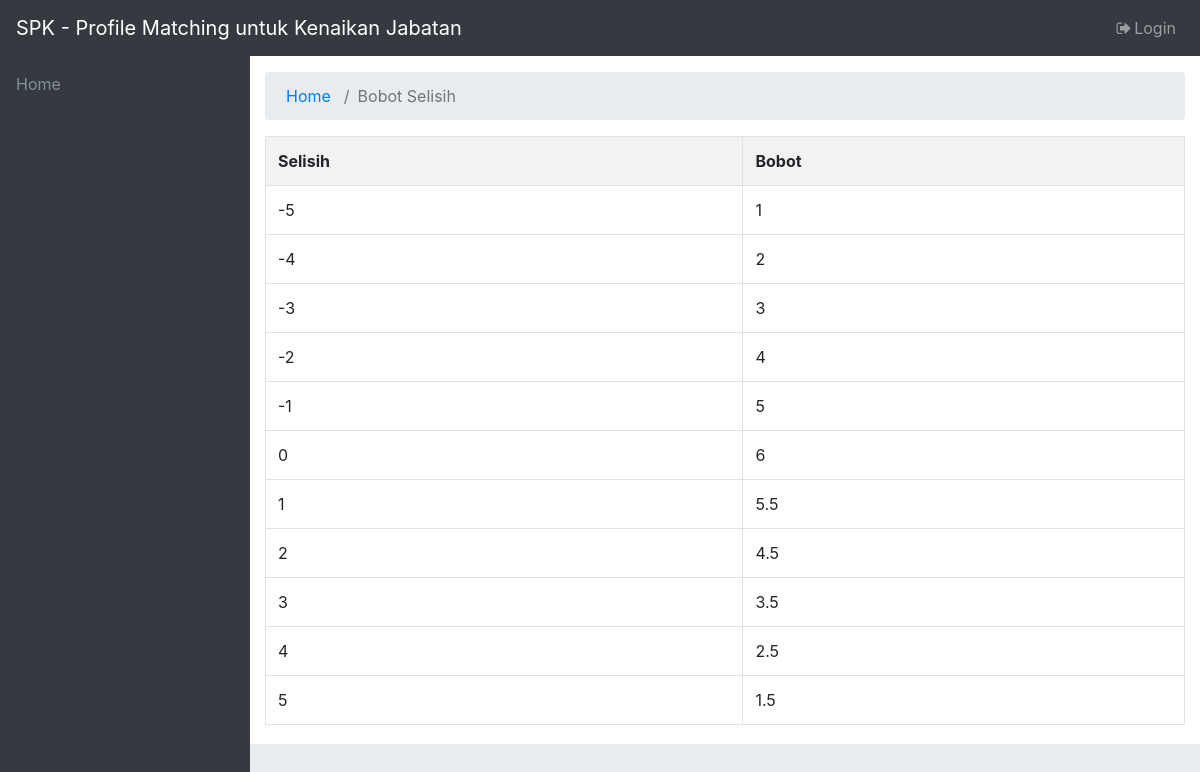
The page /bobot_selisih.php on the database its author committed.
### tables this page shows
CREATE TABLE `selisih_nilai_gap` (
  `selisih` int(2) NOT NULL,
  `bobot` double NOT NULL
);

### bobot_selisih.php (the view, shortened to what this page needs)
<?php
require_once("koneksi.php");
require_once("headerpage.php");
?>
    <ol class="breadcrumb">
        <li class="breadcrumb-item">
            <a href="index.php">Home</a>
        </li>
        <li class="breadcrumb-item active">Bobot Selisih</li>
    </ol>
    <div class="row">
        <div class="col-md-12">
            <?php
            $stmt = $conn->prepare('select * from selisih_nilai_gap');
            $stmt->execute();
            $stmt->bind_result($s,$b);
            ?>
            <table class="table table-bordered table-striped" id="tbl_b">
                <tr>
                    <th>Selisih</th>
                    <th>Bobot</th>
                </tr>
                <?php while($stmt->fetch()) { ?>
                    <tr>
                        <td><?php echo $s?></td>
                        <td><?php echo $b ?></td>
                    </tr>
                    <tr>
<?php }?>
            </table>
        </div>
    </div>
<?php
require_once("footerpage.php");
?>

### headerpage.php (shortened to what this page needs)
<!DOCTYPE html>
<html lang="en">
<head>
  <link href="vendor/bootstrap/css/bootstrap.min.css" rel="stylesheet">
  <link href="vendor/font-awesome/css/font-awesome.min.css" rel="stylesheet" type="text/css">
  <link href="css/sb-admin.css" rel="stylesheet">
</head>
<body class="fixed-nav sticky-footer bg-dark" id="page-top">
  <nav class="navbar navbar-expand-lg navbar-dark bg-dark fixed-top" id="mainNav">
    <a class="navbar-brand" href="index.php">SPK - Profile Matching untuk Kenaikan Jabatan</a>
    <div class="collapse navbar-collapse" id="navbarResponsive">
      <ul class="navbar-nav navbar-sidenav" id="exampleAccordion">
        <li class="nav-item" data-toggle="tooltip" data-placement="right" title="Dashboard">
          <a class="nav-link" href="index.php">
            <span class="nav-link-text">Home</span>
          </a>
        </li>
      </ul>
      <ul class="navbar-nav ml-auto">
        <?php if(isset($_SESSION["nama"])) { ?>
          <li class="nav-item">
          <a class="nav-link"><?php echo "Welcome: ". $_SESSION["nama"]; ?></a>
          </li>
        <li class="nav-item">
          <a class="nav-link" href="proseslogout.php">
            <i class="fa fa-fw fa-sign-out"></i>Logout</a>
        </li>
        <?php } else { ?>
          <li class="nav-item">
            <a class="nav-link" href="index.php">
            <i class="fa fa-fw fa-sign-out"></i>Login</a>
          </li>
        <?php } ?>
      </ul>
    </div>
  </nav>
  <div class="content-wrapper">
    <div class="container-fluid">

### footerpage.php (shortened to what this page needs)
</div>
  </div>
</body>
</html>

### css/sb-admin.css (style rules this page uses)
html { position: relative; min-height: 100%; }
body { overflow-x: hidden; }
body.sticky-footer { margin-bottom: 56px; }
body.sticky-footer .content-wrapper { min-height: calc(100vh - 56px - 56px); }
body.fixed-nav { padding-top: 56px; }
.content-wrapper { min-height: calc(100vh - 56px); padding-top: 1rem; }
#mainNav .navbar-collapse { overflow: auto; max-height: 75vh; }
#mainNav .navbar-collapse .navbar-nav .nav-item .nav-link { cursor: pointer; }
@media (min-width: 992px) { #mainNav .navbar-brand { width: 250px; } }
@media (min-width: 992px) { #mainNav .navbar-collapse { overflow: visible; max-height: none; } }
@media (min-width: 992px) { #mainNav .navbar-collapse .navbar-sidenav { position: absolute; top: 0; left: 0; -webkit-flex-direction: column; -ms-flex-direction: column; flex-direction: column; margin-top: 56px; } }
@media (min-width: 992px) { #mainNav .navbar-collapse .navbar-sidenav > .nav-item { width: 250px; padding: 0; } }
@media (min-width: 992px) { #mainNav .navbar-collapse .navbar-sidenav > .nav-item > .nav-link { padding: 1em; } }
@media (min-width: 992px) { #mainNav.fixed-top .navbar-sidenav { height: calc(100vh - 112px); } }
.content-wrapper { overflow-x: hidden; background: white; }
@media (min-width: 992px) { .content-wrapper { margin-left: 250px; } }
#mainNav.navbar-dark .navbar-collapse .navbar-sidenav > .nav-item > .nav-link { color: #868e96; }
@media (min-width: 992px) { #mainNav.navbar-dark .navbar-collapse .navbar-sidenav { background: #343a40; } }

### bobot_selisih.php (style rules this page uses)
li { float: left; list-style: outside none none; padding-left: 5px; }

### rows shown on the page
selisih_nilai_gap: selisih "-5", bobot "1"
selisih_nilai_gap: selisih "-4", bobot "2"
selisih_nilai_gap: selisih "-3", bobot "3"
selisih_nilai_gap: selisih "-2", bobot "4"
selisih_nilai_gap: selisih "-1", bobot "5"
selisih_nilai_gap: selisih "0", bobot "6"
selisih_nilai_gap: selisih "1", bobot "5.5"
selisih_nilai_gap: selisih "2", bobot "4.5"
selisih_nilai_gap: selisih "3", bobot "3.5"
selisih_nilai_gap: selisih "4", bobot "2.5"
selisih_nilai_gap: selisih "5", bobot "1.5"
